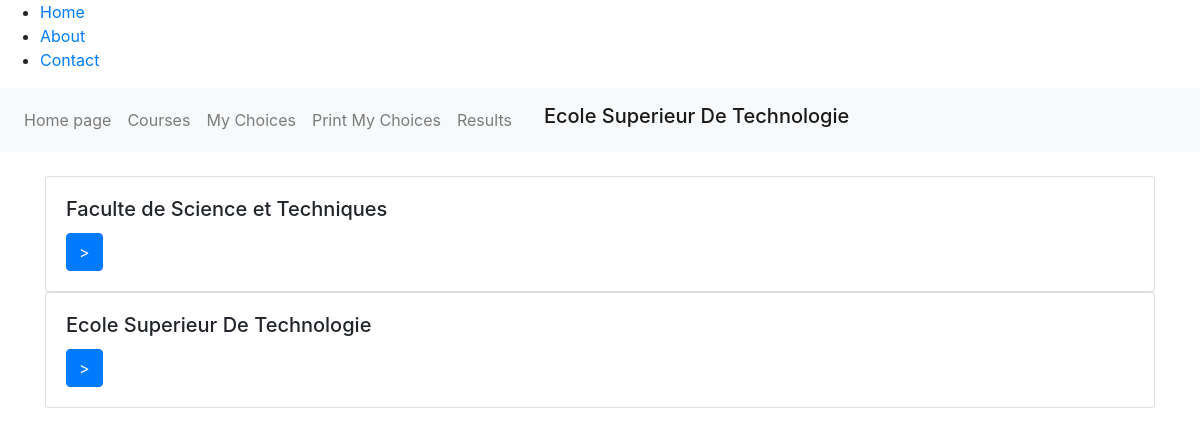
The page /Main/home_page/y0VZKg20VoIOb8pTCeP/ (signed in) on the database its author committed.
### Main/models.py (models this page shows, shortened)
class University(models.Model):
    name = models.CharField(max_length=20, unique=True)
    hash = models.CharField(max_length=20, unique=True)
    applying_finished = models.BooleanField(default=False)
    admission_processed = models.BooleanField(default=False)
    confirmation_finished = models.BooleanField(default=False)
    upgrading_students = models.ManyToManyField(Student, related_name='upgrading')
    waiting_list_students = models.ManyToManyField(Student, related_name='waitingList')
    COEFFICIENTS = models.CharField(max_length=20)  # PC, SVT, MATH, ECONOMY (ORDER)

### Main/views.py (the view)
# urls.py: path('home_page/', views.home, name='home'),
def home(request, university_hash=None):  # if the code reaches this line, then the student is authenticated
    from .models import University, Application
    student = get_student(request)
    universities = University.objects.all()
    if university_hash is None:  # no space selected hash
        university = None
    else:
        university = University.objects.get(hash=university_hash)
    if university is not None:
        try:
            application = Application.objects.get(university=university, student=student)
        except Application.DoesNotExist:
            application = Application.objects.create(university=university,
                                                     student=student)  # the student access the university for the first time
            application.save()
            print(1)
        request.session['university_hash'] = university_hash
    return render(request, "Main/home_page.html",
                  {"student": student, 'universities': universities, 'university': university})

### Main/functions.py (called while the page is built)
def get_student(request):
    from django.core.exceptions import ObjectDoesNotExist
    from .models import Student
    serial_number = request.session.get('serial_number')
    student = Student.objects.get(serial_number=serial_number)
    return student

### Main/templates/Main/home_page.html
{% extends 'Main/base2.html' %}
{% block content %}
<div class="container mt-4">
    {% for university in universities %}
    <div class="card">
        <div class="card-body">
            <h5 class="card-title">{{ university.name }}</h5>
            <a href="/Main/home_page/{{university.hash}}/" class="btn btn-primary"> &gt; </a>
        </div>
    </div>
    {% endfor %}
</div>
{% endblock %}

### Main/templates/Main/base2.html (shortened to what this page needs)
<!DOCTYPE html>
<html lang="en">
<head>
    <link rel="stylesheet" href="https://stackpath.bootstrapcdn.com/bootstrap/4.5.2/css/bootstrap.min.css">
</head>
<body>
    <header>
        <nav>
            <ul>
                <li><a href="/">Home</a></li>
                <li><a href="/Main/about/">About</a></li>
                <li><a href="/contact/">Contact</a></li>
            </ul>
        </nav>
    </header>
    <nav class="navbar navbar-expand-lg navbar-light bg-light">
    <ul class="navbar-nav">
        <li class="nav-item">
            <a class="nav-link" href="/Main/home_page">Home page</a>
        </li>
        <li class="nav-item">
            <a class="nav-link" href="/Main/courses">Courses</a>
        </li>
        <li class="nav-item">
            <a class="nav-link" href="/Main/choices">My Choices</a>
        </li>
        <li class="nav-item">
            <a class="nav-link" href="/Main/print_my_choices">Print My Choices</a>
        </li>
        <li class="nav-item">
            <a class="nav-link" href="/Main/results">Results</a>
        </li>
    </ul>
    {% if university is not None %}
    <h2 class="navbar-brand ml-4">{{university.name}}</h2>
    {% endif %}
    </nav>
    {% block content %} {% endblock %}
</body>
</html>

### rows shown on the page
University: name "Ecole Superieur De Technologie"
University: name "Faculte de Science et Techniques"
